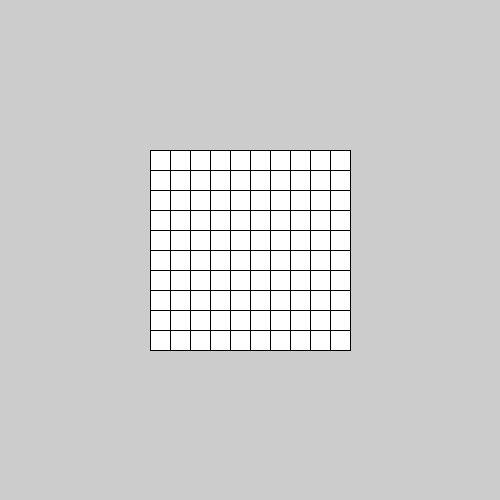
Frame 1 (no input)
Frame 60 (the mouse pressed at the canvas centre just before this capture): identical to frame 1, image omitted
Frame 120 (the mouse held since frame 60 and released just before this capture): identical to frame 1, image omitted

The Processing sketch that drew this single still picture (run headless with seeded random() and noise(); from frame 60 on, the mouse is pressed at the canvas centre):

// Processing sketch: Making_a_grid
// ── Making_a_grid.pde
int x = 0;
int y = 0;

void setup() {
  size(500, 500);
}

void draw() {
  for (int x = width/2 -100; x<=width/2+80; x+=20) {
    for (int y = height/2 -100; y<= height/2 + 80; y += 20) {

      square(x, y, 20);
    }
  }
}
